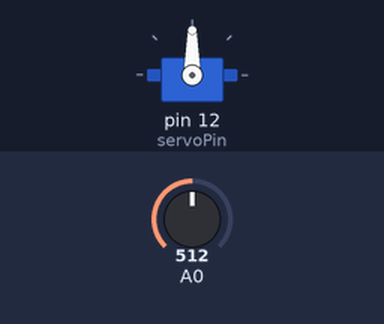
The sketch below on a simulated Arduino Uno, built with avr-gcc and run on an emulated ATmega328P. Parts: servo. Inputs (shaded band) come from the test bench; at power-on: A0 = 512.

Above: at 1.2 s.
1.3 s: A0 set to 716
At 2.5 s:
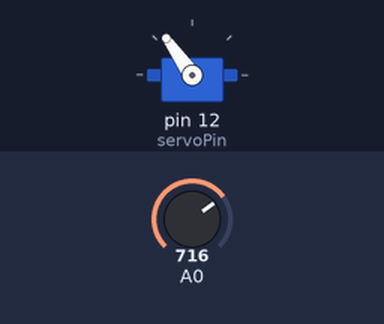
2.8 s: A0 set to 900
At 3.4 s:
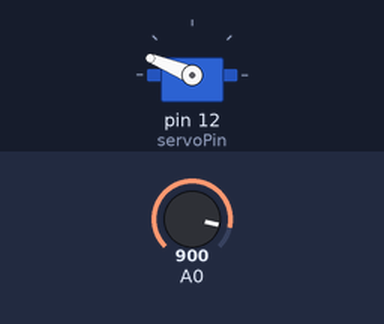
4.3 s: A0 set to 1023
At 4.7 s:
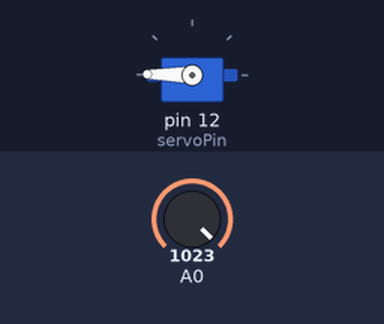
5.8 s: A0 set to 306
At 7.0 s:
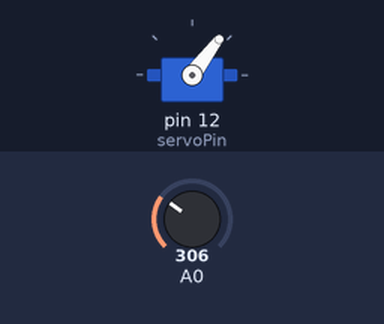
7.3 s: A0 set to 122
At 8.1 s:
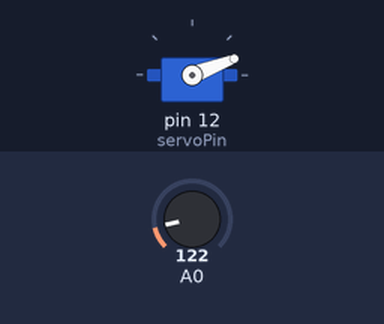
Timing chart, 0 to 9.8 s (numbered marks = the images above; inputs shaded):
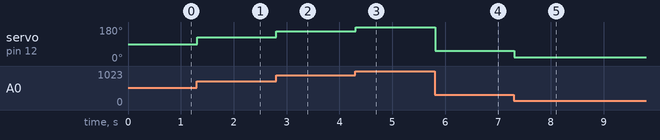

Measured:
- after the input at 1.3 s, servo on pin 12 (servoPin): 90° → 125° at once
- after the input at 2.8 s, servo on pin 12 (servoPin): 125° → 158° at once
- after the input at 4.3 s, servo on pin 12 (servoPin): 158° → 179° at once
- after the input at 5.8 s, servo on pin 12 (servoPin): 179° → 53° at once
- after the input at 7.3 s, servo on pin 12 (servoPin): 53° → 21° at once

The sketch:

_18_2.ino
```cpp
#include<Servo.h>

Servo myservo;
int servoPin = 12; //servoPin 변수를 만들고 12값을 대입

void setup()
{
  myservo.attach(servoPin); //서보모터에 연결된 핀을 초기화
}

void loop()
{
  int val;
  val = analogRead(A0); //A0핀에서 값일 읽는다
  val = map(val,0,1024,0,180); //val값 0~1024사이 값을 0~180으로 맵핑한다
  myservo.write(val);   //맵핑된 각도를 서보모터에 입력
  delay(10);
}
```
